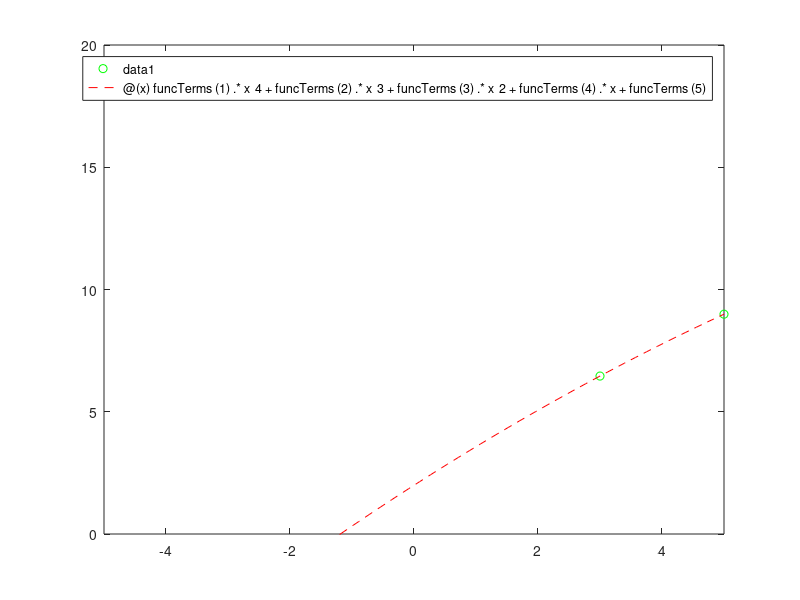

Write MATLAB code to recreate this figure. (Note: this script raises an error after producing the figure.)
%Exam Problem 5
%Part A
pointsx = [3 5 11 20 25];
pointsy = [6.46 8.99 14.44 16.62 14.72];

plot(pointsx, pointsy, 'go')
xlim ([0 30])
ylim([0 20])


%Part B
hold on
funcTerms = polyfit(pointsx,pointsy,4);
func = @(x) funcTerms(1).*x^4+funcTerms(2).*x^3+funcTerms(3).*x^2+funcTerms(4).*x+funcTerms(5);
fplot(func,'r--')


%Part C
% The initial height as seen on thr graph is 2 units of lenth measurement in the
% positive y-direction


%Part D
negatedFunc = @(x) -(funcTerms(1).*x^4+funcTerms(2).*x^3+funcTerms(3).*x^2+funcTerms(4).*x+funcTerms(5));
xhmax = goldmin(negatedFunc,0,30);
hmax = func(xhmax)


%Part E
plot(xhmax,hmax,'bo')